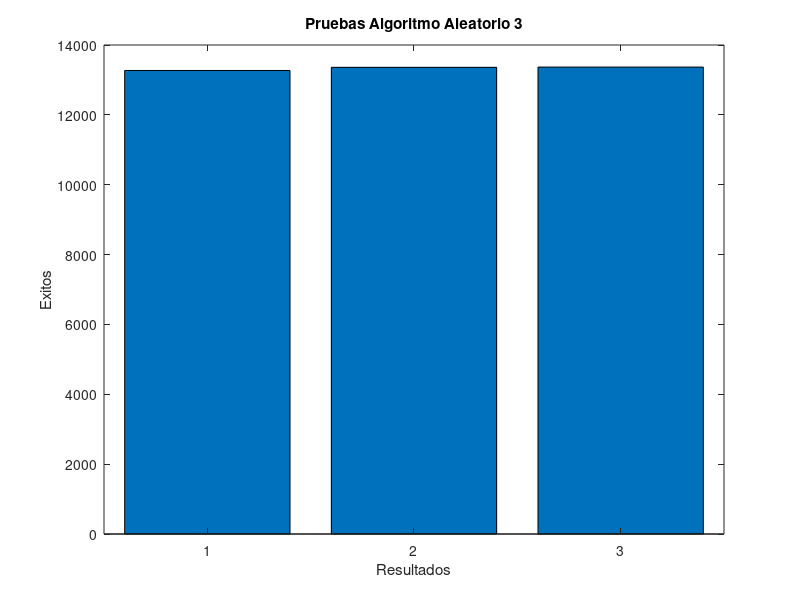

Source code (MATLAB):
contador_unos = 0;
contador_dos = 0;
contador_tres = 0;

for n = 1:40000

    flip = randi(3); 
    
    if flip == 1
        contador_unos = contador_unos + 1 ;
    end
    
    if flip == 2
        contador_dos = contador_dos + 1 ; 
    end 
    
    if flip == 3
        contador_tres = contador_tres + 1 ; 
    end 
end

y = [contador_unos, contador_dos, contador_tres];
bar(y)
title('Pruebas Algoritmo Aleatorio 3')
xlabel('Resultados') % x-axis label
ylabel('Exitos') % y-axis label